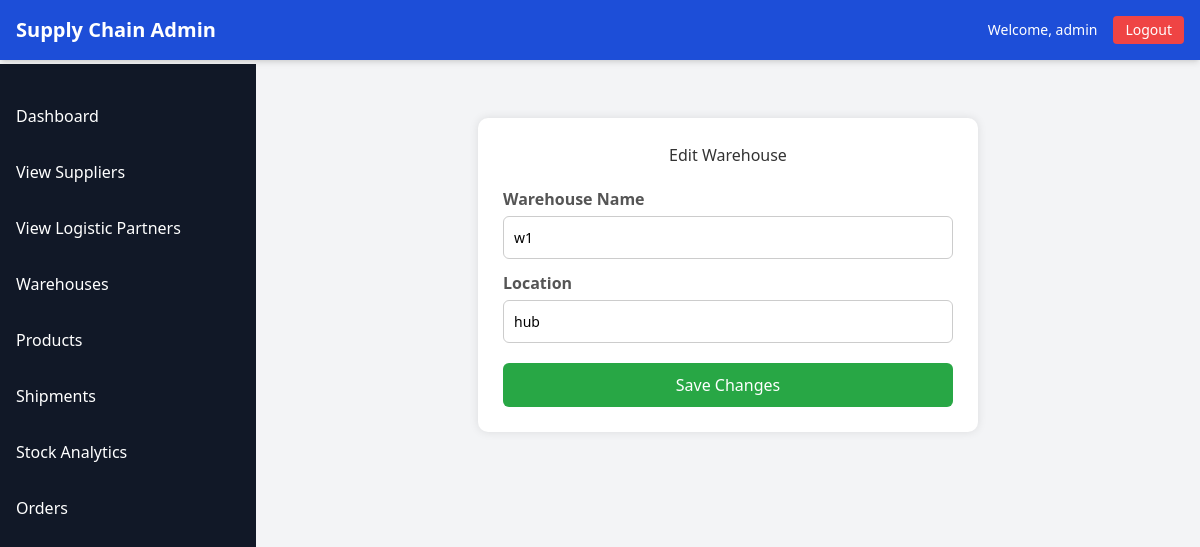
Page /warehouses/edit/1/ (signed in) on the committed database.
### abcd/models.py (models this page shows, shortened)
class NewUser(AbstractUser):
    USER_TYPE_CHOICES = [
        ('supplier', 'Supplier'),
        ('logistic_partner', 'Logistic Partner'),
        ('customer', 'Customer'),
    ]
    full_name = models.CharField(max_length=100)
    email = models.EmailField(unique=True)
    contact_no = models.CharField(max_length=15, unique=True)
    user_type = models.CharField(max_length=20, choices=USER_TYPE_CHOICES)

class Warehouse(models.Model):
    name = models.CharField(max_length=100)
    location = models.CharField(max_length=200)

### abcd/views.py (the view)
# urls.py: path('warehouses/edit/<int:pk>/', views.edit_warehouse, name='edit_warehouse'),  # Edit warehouse
@login_required
@user_passes_test(is_admin)
def edit_warehouse(request, pk):
    warehouse = get_object_or_404(Warehouse, id=pk)
    if request.method == 'POST':
        warehouse.name = request.POST['name']
        warehouse.location = request.POST['location']
        warehouse.save()
        messages.success(request, 'Warehouse updated successfully.')
        return redirect('warehouse_list')
    return render(request, 'admin1/edit_warehouse.html', {'warehouse': warehouse})

### abcd/views.py (called while the page is built)
def is_admin(user):
    return user.is_superuser

### abcd/templates/admin1/edit_warehouse.html (shortened to what this page needs)
{% extends 'admin1/base.html' %}
{% block content %}
<div class="form-container">
    <h2>Edit Warehouse</h2>
    <form method="POST">
        <label for="name">Warehouse Name</label>
        <input type="text" id="name" name="name" value="{{ warehouse.name }}" required>
        <label for="location">Location</label>
        <input type="text" id="location" name="location" value="{{ warehouse.location }}" required>
        <button type="submit" class="btn">Save Changes</button>
    </form>
</div>
{% endblock %}

### abcd/templates/admin1/base.html (shortened to what this page needs)
<!DOCTYPE html>
<html lang="en">
<head>
    <script src="https://cdn.tailwindcss.com"></script>
</head>
<body class="bg-gray-100 font-sans min-h-screen">
    <nav class="bg-blue-700 text-white p-4 flex justify-between items-center fixed w-full top-0 z-20 shadow-md">
        <div class="flex items-center">
            <h1 class="text-xl font-bold">Supply Chain Admin</h1>
        </div>
        <div class="flex items-center space-x-4">
            <span class="text-sm hidden md:block">Welcome, {{ user.full_name|default:user.username }}</span>
            <a href="{% url 'logout_view' %}" class="bg-red-500 hover:bg-red-600 px-3 py-1 rounded text-sm">Logout</a>
        </div>
    </nav>
    <div id="sidebar" class="bg-gray-900 text-white w-64 h-screen fixed top-0 mt-16 transition-all duration-300 md:block hidden">
        <ul class="mt-6">
            <li class="p-4 hover:bg-gray-700"><a href="{% url 'admin_dashboard' %}" class="block">Dashboard</a></li>
            <li class="p-4 hover:bg-gray-700"><a href="{% url 'view_suppliers' %}" class="block">View Suppliers</a></li>
<li class="p-4 hover:bg-gray-700"><a href="{% url 'view_logistic_partners' %}" class="block">View Logistic Partners</a></li>
            <li class="p-4 hover:bg-gray-700"><a href="{% url 'warehouse_list' %}" class="block">Warehouses</a></li>
            <li class="p-4 hover:bg-gray-700"><a href="{% url 'product_list' %}" class="block">Products</a></li>
            <li class="p-4 hover:bg-gray-700"><a href="{% url 'shipment_list' %}" class="block">Shipments</a></li>
            <li class="p-4 hover:bg-gray-700"><a href="{% url 'stock_chart' %}" class="block">Stock Analytics</a></li>
            <li class="p-4 hover:bg-gray-700"><a  href="{% url 'admin_order_list' %}">Orders</a></li>
        </ul>
    </div>
    <div id="main-content" class="ml-0 md:ml-64 mt-16 p-6 transition-all duration-300 max-w-7xl mx-auto">
        {% block content %}
        {% endblock %}
    </div>
</body>
</html>

### abcd/templates/admin1/edit_warehouse.html (style rules this page uses)
.form-container { max-width: 500px; margin: 30px auto; background-color: #fff; padding: 25px; border-radius: 10px; box-shadow: 0 0 10px rgba(0,0,0,0.1); }
h2 { text-align: center; margin-bottom: 20px; color: #333; }
label { font-weight: bold; margin-top: 12px; display: block; color: #555; }
input[type="text"] { width: 100%; padding: 10px; margin-top: 5px; border: 1px solid #ccc; border-radius: 6px; font-size: 14px; }
.btn { width: 100%; padding: 10px; margin-top: 20px; background-color: #28a745; border: none; color: white; font-size: 16px; border-radius: 6px; cursor: pointer; }

### rows in the picture
NewUser: full_name "admin"
Warehouse: name "w1", location "hub"
